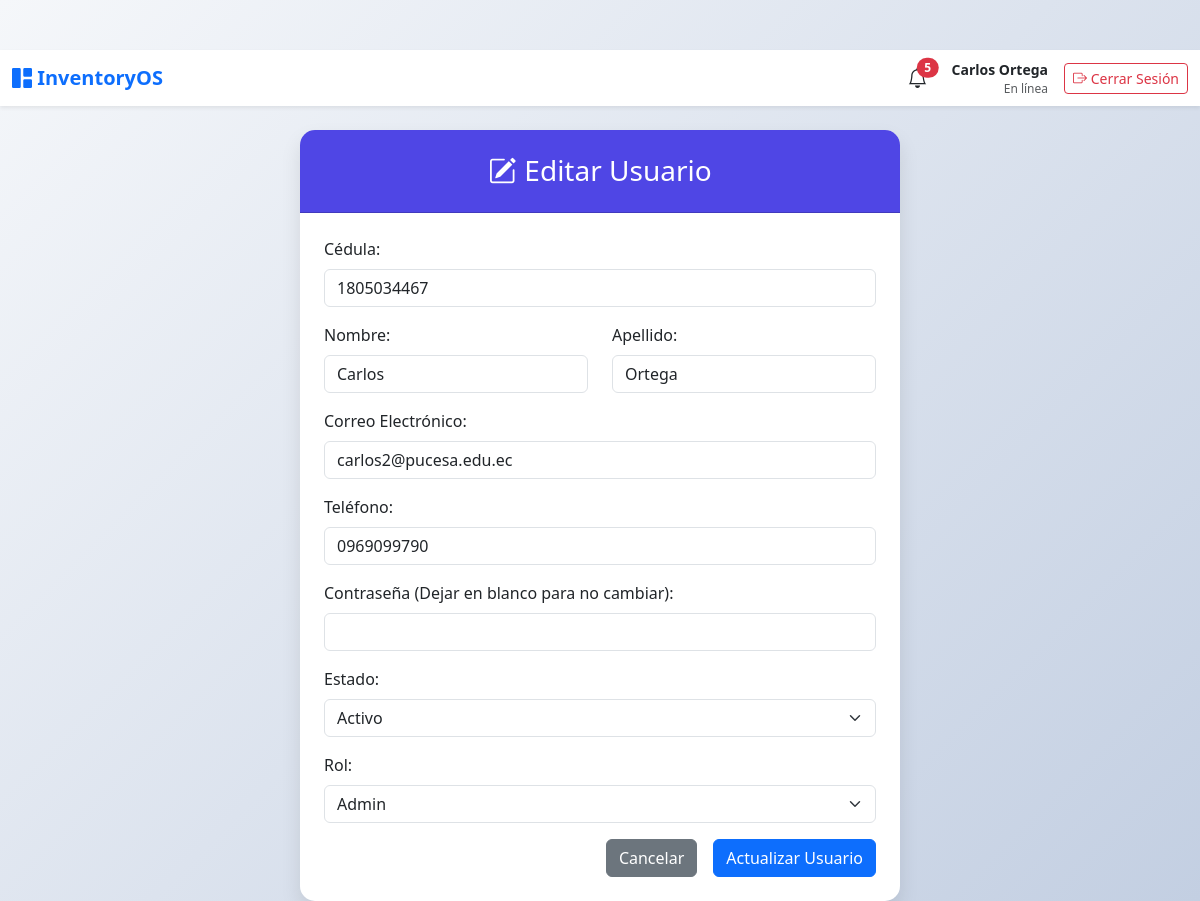
Screenshot of /create_modify_user/editar.php?id=2 (signed in) with the database file from the repository.
### tables this page shows
CREATE TABLE `usuarios` (
  `id` int NOT NULL,
  `cedula` varchar(10) NOT NULL,
  `nombre` varchar(100) NOT NULL,
  `apellido` varchar(100) NOT NULL,
  `correo` varchar(100) NOT NULL,
  `telefono` varchar(20) NOT NULL,
  `clave` varchar(32) NOT NULL,
  `rol_id` int DEFAULT NULL,
  `pregunta_1_id` int DEFAULT NULL,
  `respuesta_1` varchar(32) DEFAULT NULL,
  `pregunta_2_id` int DEFAULT NULL,
  `respuesta_2` varchar(32) DEFAULT NULL,
  `pregunta_3_id` int DEFAULT NULL,
  `respuesta_3` varchar(32) DEFAULT NULL,
  `estado` enum('pendiente_activacion','activo','inactivo') DEFAULT 'pendiente_activacion',
  `token_otp` varchar(6) DEFAULT NULL,
  `token_expiracion` datetime DEFAULT NULL,
  `created_at` timestamp NULL DEFAULT CURRENT_TIMESTAMP
);

### create_modify_user/editar.php (the view, shortened to what this page needs)
<?php
include '../connect.php';
$id = isset($_GET['id']) ? intval($_GET['id']) : 0;
$fila = null;
if ($id > 0) {
    $stmt = $conn->prepare("SELECT * FROM usuarios WHERE id = ?");
    $stmt->bind_param("i", $id);
    $stmt->execute();
    $result = $stmt->get_result();
    if ($result->num_rows > 0) {
        $fila = $result->fetch_assoc();
    }
}
?>
<!DOCTYPE html>
<html lang="es">
<head>
    <link href="https://cdn.jsdelivr.net/npm/bootstrap@5.3.0/dist/css/bootstrap.min.css" rel="stylesheet">
    <link rel="stylesheet" href="https://cdn.jsdelivr.net/npm/bootstrap-icons@1.10.0/font/bootstrap-icons.css">
</head>
<body>
<?php include '../navbar.php'; ?>
<div class="container">
    <div class="card mx-auto" style="max-width: 600px;">
        <div class="card-header text-center">
            <h3 class="mb-0"><i class="bi bi-pencil-square me-2"></i>Editar Usuario</h3>
        </div>
        <div class="card-body p-4">
            <?php if ($fila): ?>
            <form action="actualizar.php" method="POST" class="needs-validation" novalidate>
                <div class="mb-3">
                    <label for="cedula" class="form-label">Cédula:</label>
                    <input type="text" class="form-control" id="cedula" name="cedula" value="<?php echo htmlspecialchars($fila['cedula']); ?>" required pattern="[0-9]+" title="Solo números">
                </div>
                <div class="row">
                    <div class="col-md-6 mb-3">
                        <label for="nombre" class="form-label">Nombre:</label>
                        <input type="text" class="form-control" id="nombre" name="nombre" value="<?php echo htmlspecialchars($fila['nombre']); ?>" required pattern="[A-Za-zÁÉÍÓÚáéíóúñÑ\s]+" title="Solo letras">
                    </div>
                    <div class="col-md-6 mb-3">
                        <label for="apellido" class="form-label">Apellido:</label>
                        <input type="text" class="form-control" id="apellido" name="apellido" value="<?php echo htmlspecialchars($fila['apellido']); ?>" required pattern="[A-Za-zÁÉÍÓÚáéíóúñÑ\s]+" title="Solo letras">
                    </div>
                </div>
                <div class="mb-3">
                    <label for="correo" class="form-label">Correo Electrónico:</label>
                    <input type="email" class="form-control" id="correo" name="correo" value="<?php echo htmlspecialchars($fila['correo']); ?>" required>
                </div>
                <div class="mb-3">
                    <label for="telefono" class="form-label">Teléfono:</label>
                    <input type="text" class="form-control" id="telefono" name="telefono" value="<?php echo htmlspecialchars($fila['telefono']); ?>" required pattern="[0-9]+" title="Solo números">
                </div>
                <div class="mb-3">
                    <label for="clave" class="form-label">Contraseña (Dejar en blanco para no cambiar):</label>
                    <input type="password" class="form-control" id="clave" name="clave">
                </div>
                <div class="mb-3">
                    <label for="estado" class="form-label">Estado:</label>
                    <select class="form-select" id="estado" name="estado" required>
                        <option value="activo" <?php if ($fila['estado'] == 'activo') echo 'selected'; ?>>Activo</option>
                    </select>
                </div>
                <div class="mb-3">
                    <label for="rol_id" class="form-label">Rol:</label>
                    <select class="form-select" id="rol_id" name="rol_id" required>
                        <?php
                        $roles = $conn->query("SELECT cod_rol, descripcion FROM cod_rol ORDER BY descripcion");
                        while ($r = $roles->fetch_assoc()) {
                            $sel = ($r['cod_rol'] == $fila['rol_id']) ? 'selected' : '';
                            echo '<option value="'.$r['cod_rol'].'" '.$sel.'>'.htmlspecialchars($r['descripcion']).'</option>';
                        }
                        ?>
                    </select>
                </div>
                <div class="d-grid gap-2 d-md-flex justify-content-md-end">
                    <a href="listar.php" class="btn btn-secondary me-md-2">Cancelar</a>
                    <button type="submit" class="btn btn-primary">Actualizar Usuario</button>
                </div>
            </form>
            <?php endif; ?>
        </div>
    </div>
</div>
</body>
</html>

### create_modify_user/editar.php (style rules this page uses)
body { background: linear-gradient(135deg, #f5f7fa 0%, #c3cfe2 100%); min-height: 100vh; padding-top: 50px; }
.card { border: none; border-radius: 15px; box-shadow: 0 10px 20px rgba(0,0,0,0.1); }
.card-header { background-color: #4f46e5; color: white; border-radius: 15px 15px 0 0 !important; padding: 1.5rem; }

### rows the page displays
usuarios: cedula "1805034467", nombre "Carlos", apellido "Ortega", correo "carlos2@pucesa.edu.ec", telefono "0969099790", estado "Activo"

### other values shown
$alert_count "5"
$_SESSION['nombre'] "Carlos Ortega"
form field rol_id "Admin"
